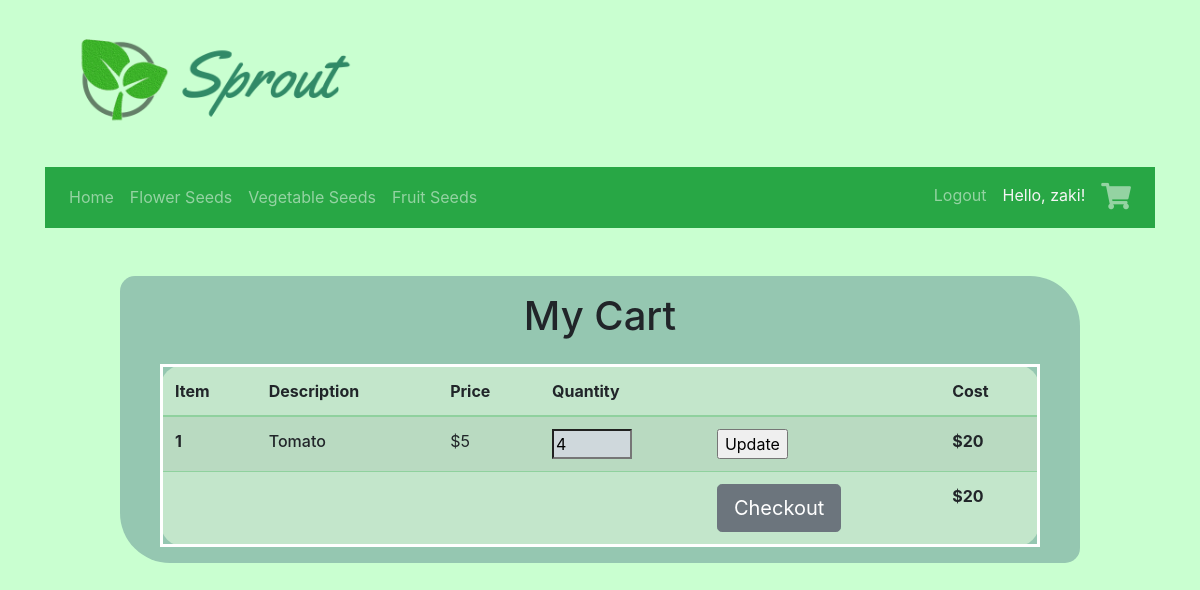
Before: /get_cart (signed in) with the older database file.
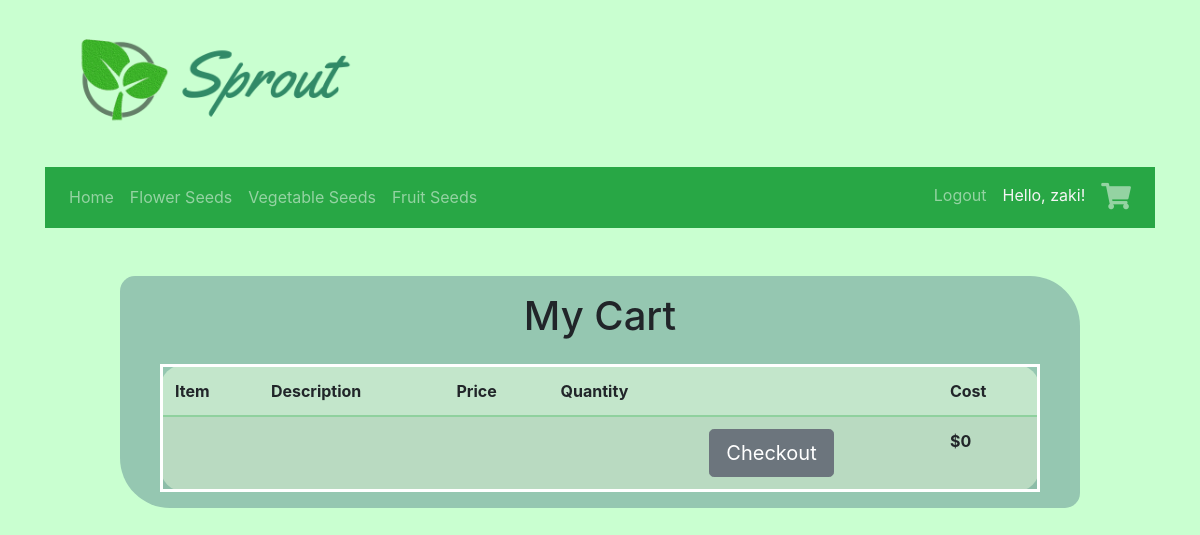
After: the same page with the newer database file.
### app/model/cart_item.py (models this page shows, shortened)
class CartItem(db.Model):
    seed_id = db.Column(db.Integer, db.ForeignKey('seed.id'), primary_key=True)
    user_id = db.Column(db.Integer, db.ForeignKey('user.id'), primary_key=True)
    quantity = db.Column(db.Integer, index=True)
    @staticmethod
    def get_for_user(user_id):
        items = db.session.query(CartItem.quantity, CartItem.seed_id, Seed.name, Seed.price).filter(CartItem.user_id == user_id).filter(CartItem.seed_id == Seed.id).all()
        '''
        result0 = []
        for i in range(len(items)):
            item = items[i]
            result.append({'quantity': item[0], 'name': item[1], 'price': item[2], 'cost': item[0]*item[2], 'n': i+1})
        app.logger.error("result0: {}".format(result0))
        '''
        result = [{'qty': item[0],'id':item[1], 'name': item[2], 'price': item[3], 'cost': item[0]*item[3], 'n': i+1} for i, item in enumerate(items)]
        return result

### app/model/seed.py (models this page shows, shortened)
class Seed(db.Model):
    id = db.Column(db.Integer, primary_key=True)
    name = db.Column(db.String(50), index=True, unique=True)
    seed_type = db.Column(db.String(50), index=True)
    price = db.Column(db.Integer, index=True)
    quantity = db.Column(db.Integer, index=True)

### app/routes/cart.py (the view)
@app.route("/get_cart", methods=['GET'])
@login_required
def get_cart():
    return CartController.get_all()

### app/controller/cart_controller.py (called while the page is built)
    @staticmethod
    def get_all():
        if current_user.is_authenticated:
            return render_template('cart/cart.html', title='Cart', members=CartItem.get_for_user(current_user.id))
        else:
            return redirect(url_for('login'))

### app/model/login.py (called while the page is built)
@login.user_loader
def user_loader(id):
    user = User.get(id)
    if user is None:
        flash('You have been automatically logged out')
    return User.query.get(int(id))

    def get(id):
        return db.session.query(User).filter(User.id == id).first()

### app/templates/cart/cart.html (shortened to what this page needs)
{% extends "base.html" %}
{% block content %}
<head>
    <link rel="stylesheet" href="{{url_for ('static', filename='styles/cart.css')}}">
</head>
<main>
    <div class="order" style ="width: 60em;margin-left: auto;margin-right:auto; margin-top: 3em; border-radius: 15px 50px;">
        <div align="center" style="margin-top: 1em">
            <h1>My Cart</h1>
        </div>
        <table class="table table-striped table-success" style="width: 55em; margin-left:2.5em; margin-top:1em; border-radius: 25px; border: 3px solid white;">
            <thead>
                <tr>
                <th scope="col">Item</th>
                <th scope="col">Description</th>
                <th scope="col">Price</th>
                <th scope="col">Quantity</th>
                <th scope="col"></th>
                <th scope="col">Cost</th>
                </tr>
            </thead>
            <tbody>
                {% for item in members: %}
                <tr>
                    <th scope="row">{{ item.n }}</th>
                    <td style="font-weight: 500;">{{ item.name }}</td>
                    <td>${{ item.price }}</td>
                    <form method="post" action="{{url_for('removed', item_removed = item.id)}}">
                    <td> <input id="qty-update" type="number" name="qty" value={{ item.qty }} min="0" max="99" class="quantity-field" style="max-width: 5em;"> </td>
                    <td> <input id="update-btn" type="submit" name="delete" value="Update"></td>
                    </form>
                    <td style="font-weight: 700;">${{ item.cost }}</td>
                </tr>
                {% endfor %}
                <tr>
                    <th scope="col"></th>
                    <th scope="col"></th>
                    <th scope="col"></th>
                    <th scope="col"></th>
                    <th scope="col"><button id="checkout-button" class="btn btn-secondary btn-lg">Checkout</button></th>
                    <th scope="col"> ${{ members | sum(attribute='cost') }} </th>
                </tr>
            </tbody>
        </table>
    </div>
</main>
{% endblock %}

Changed rows visible on the page:
removed CartItem: n "1", name "Tomato", price "5", qty "4", cost "20"
Other visible differences:
{{ members | sum(attribute='cost') }}: "20" → "0"
